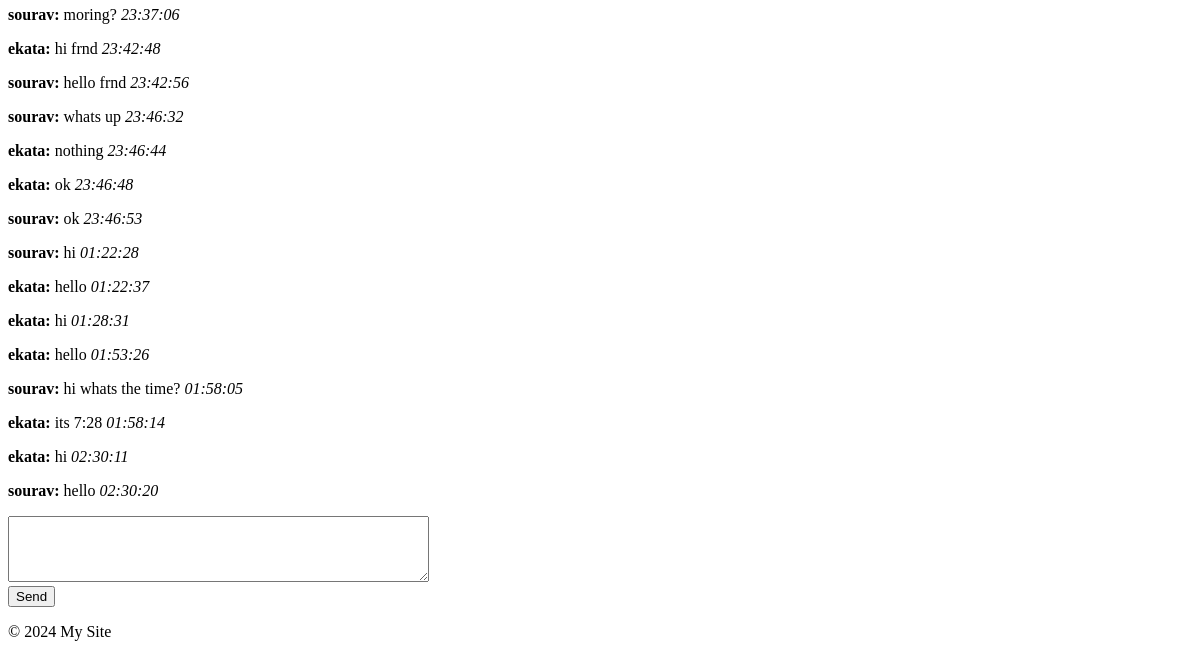
The page /myapp/chat_box/1/ (signed in, lower part) on the database as committed earlier.
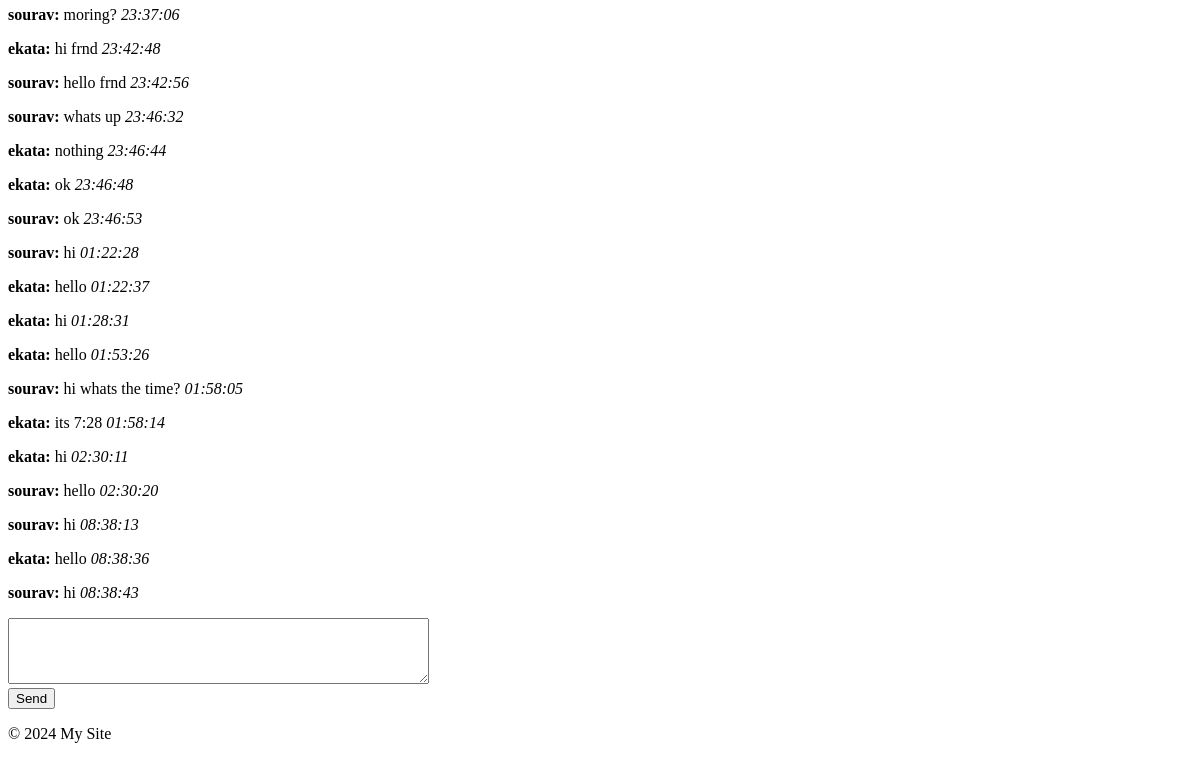
The same page on the database as committed later.
### myapp/models.py (models this page shows, shortened)
class Message(models.Model):
    interest = models.ForeignKey(Interest, on_delete=models.CASCADE, related_name='messages')
    sender = models.ForeignKey(User, on_delete=models.CASCADE)
    text = models.TextField()
    timestamp = models.DateTimeField(auto_now_add=True)
    read = models.BooleanField(default=False)  # New field

### myapp/views.py (the view)
# urls.py: path('chat_box/<int:interest_id>/', views.chat_box, name='chat_box'),
@login_required
def chat_box(request, interest_id):
    interest = get_object_or_404(Interest, id=interest_id, accepted=True)
    if request.user not in [interest.sender, interest.recipient]:
        return redirect('received_interests')
    interest.messages.filter(sender=interest.sender if interest.recipient == request.user else interest.recipient).update(read=True)
    return render(request, 'myapp/chatbox.html', {'interest': interest, 'user': request.user})

### myapp/templates/myapp/chatbox.html (shortened to what this page needs)
{% extends 'myapp/base.html' %}
{% block content %}
<div id="messages">
    {% for message in interest.messages.all %}
        <p><strong>{{ message.sender.username }}:</strong> {{ message.text }} <em>{{ message.timestamp|date:"H:i:s" }}</em></p>
    {% endfor %}
</div>
<form id="chat-form">
    <textarea id="chat-message-input" name="text" rows="4" cols="50"></textarea><br>
    <button type="submit" id="chat-message-submit">Send</button>
</form>
{% endblock %}

Rows that differ between the two databases and show on the page:
added Message: sender.username "sourav", text "hi", timestamp "08:38:13"
added Message: sender.username "ekata", text "hello", timestamp "08:38:36"
added Message: sender.username "sourav", text "hi", timestamp "08:38:43"
